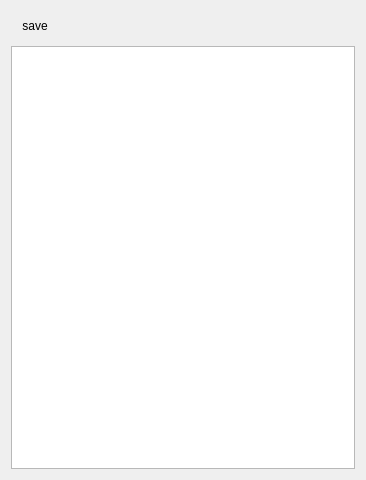
<?xml version="1.0" encoding="UTF-8"?>
<ui version="4.0">
 <class>Dialog</class>
 <widget class="QDialog" name="Dialog">
  <property name="geometry">
   <rect>
    <x>0</x>
    <y>0</y>
    <width>366</width>
    <height>480</height>
   </rect>
  </property>
  <property name="windowTitle">
   <string>Dialog</string>
  </property>
  <property name="modal">
   <bool>true</bool>
  </property>
  <layout class="QGridLayout" name="gridLayout">
   <item row="1" column="0">
    <widget class="QPlainTextEdit" name="plainTextEdit"/>
   </item>
   <item row="0" column="0">
    <widget class="QToolBar" name="toolBar">
     <property name="orientation">
      <enum>Qt::Horizontal</enum>
     </property>
     <property name="toolButtonStyle">
      <enum>Qt::ToolButtonIconOnly</enum>
     </property>
     <property name="floatable">
      <bool>false</bool>
     </property>
     <addaction name="actionSave"/>
    </widget>
   </item>
  </layout>
  <action name="actionSave">
   <property name="icon">
    <iconset>
     <normaloff>disk.png</normaloff>disk.png</iconset>
   </property>
   <property name="text">
    <string>save</string>
   </property>
   <property name="toolTip">
    <string>Сохранить</string>
   </property>
  </action>
 </widget>
 <resources/>
 <connections/>
</ui>
